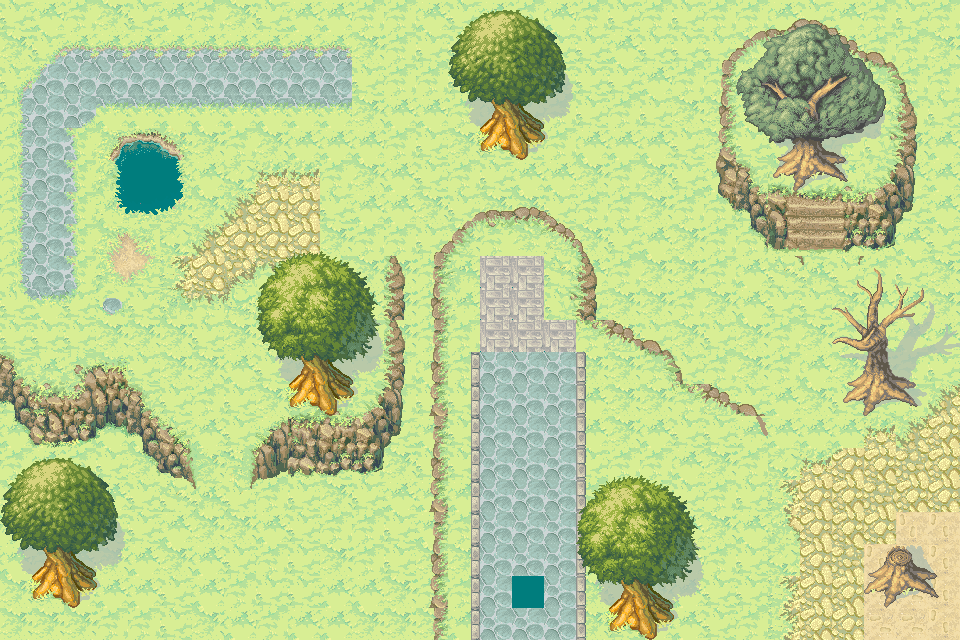

The image is a tile-based game level rendered from a .tmx file. Its description and source (layers, tilesets, objects; grid data summarised) follow:
An orthogonal 30x20 tile map with 32x32 px tiles, 4 tile layers (tiles, cliffs, units, trees), 3 tilesets and 10 objects.

<map version="1.2" tiledversion="1.2.1" orientation="orthogonal" renderorder="right-down" width="30" height="20" tilewidth="32" tileheight="32" infinite="0" backgroundcolor="#007d7d" nextlayerid="6" nextobjectid="61">
 <tileset firstgid="1" name="ground_tiles" tilewidth="32" tileheight="32" tilecount="441" columns="21">
  <image source="ground_tiles.png" width="672" height="701" />
  <tile id="44">
   <animation>
    <frame tileid="43" duration="1000" />
    <frame tileid="44" duration="1000" />
    <frame tileid="65" duration="1000" />
    <frame tileid="64" duration="1000" />
   </animation>
  </tile>
  <tile id="90">
   <animation>
    <frame tileid="43" duration="100" />
    <frame tileid="44" duration="100" />
    <frame tileid="65" duration="100" />
    <frame tileid="64" duration="100" />
   </animation>
  </tile>
 </tileset>
 <tileset firstgid="442" name="treesv6_0" tilewidth="32" tileheight="32" tilecount="126" columns="21">
  <image source="treesv6_0.png" width="672" height="192" />
 </tileset>
 <tileset firstgid="568" name="Cliff_tileset" tilewidth="32" tileheight="32" tilecount="240" columns="15">
  <image source="Cliff_tileset.png" width="503" height="518" />
 </tileset>
 <layer id="1" name="tiles" width="30" height="20">
  <data>[600 cells, 599 non-empty, 43 distinct tile ids]</data>
 </layer>
 <layer id="2" name="cliffs" width="30" height="20" locked="1">
  <data>[600 cells, 222 non-empty, 107 distinct tile ids]</data>
 </layer>
 <layer id="4" name="units" width="30" height="20" locked="1">
  <data>[600 cells, 0 non-empty, 0 distinct tile ids]</data>
 </layer>
 <layer id="3" name="trees" width="30" height="20" locked="1">
  <data>[600 cells, 144 non-empty, 100 distinct tile ids]</data>
 </layer>
 <objectgroup id="5" name="obstacles">
  <object id="50" x="0" y="352">
   <polygon points="0,0 0,64 32,96 64,96 96,96 96,64 128,64 128,96 160,128 192,128 192,96 160,64 128,32 96,0 64,32 32,32" />
  </object>
  <object id="52" x="256" y="480">
   <polyline points="128,-64 128,-32 128,0 0,0 0,-32 32,-64 32,-96 96,-96 96,-64 128,-64 128,-224" />
  </object>
  <object id="53" x="480" y="128">
   <polygon points="0,0 64,0 64,32 0,32" />
  </object>
  <object id="54" x="32" y="608">
   <polygon points="0,0 0,-32 64,-32 64,0" />
  </object>
  <object id="55" x="608" y="608">
   <polygon points="0,0 0,32 64,32 64,0" />
  </object>
  <object id="56" x="864" y="576">
   <polygon points="0,0 64,0 64,32 0,32" />
  </object>
  <object id="57" x="864" y="416">
   <polygon points="0,0 -32,-32 64,-32 32,0" />
  </object>
  <object id="58" x="768" y="160">
   <polygon points="0,0 32,32 96,0" />
  </object>
  <object id="59" x="768" y="192">
   <polyline points="-32,-32 -32,0 0,64 32,32 0,0 -32,-32 -32,-128 0,-160 64,-160 96,-128 128,-128 128,-32 96,0 64,32 96,64 128,64 128,32 160,-64 128,-128 64,-160" />
  </object>
  <object id="60" x="448" y="640">
   <polyline points="0,0 0,-384 32,-416 96,-416 128,-384 128,-320 160,-320 192,-288 224,-288 224,-256 256,-256 320,-224 320,-192" />
  </object>
 </objectgroup>
</map>
